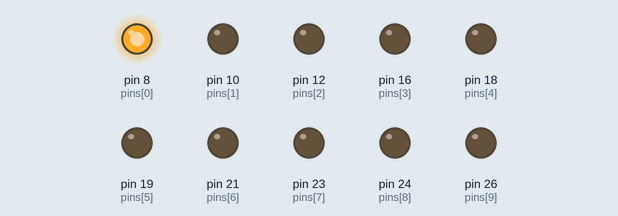
Recording of a program running on a simulated Raspberry Pi (header pin numbers). On the bench: output pins drawn as LEDs (lit = HIGH).

Above: at 0.15 s.
At 1.05 s:
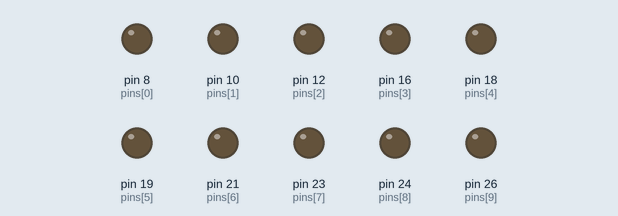
At 1.95 s:
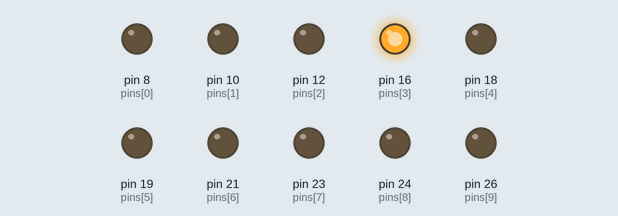
At 3.75 s:
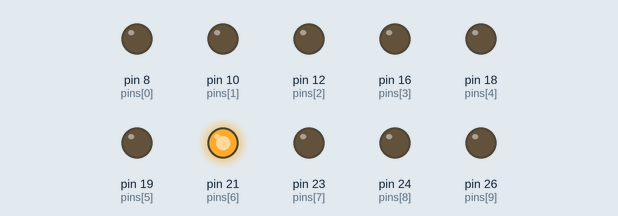
At 5.55 s:
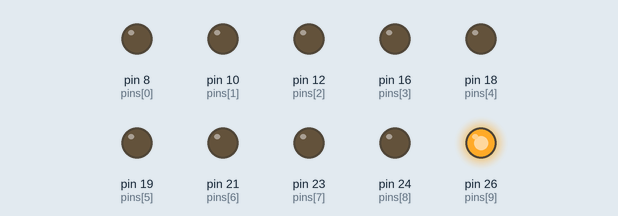
At 7.35 s:
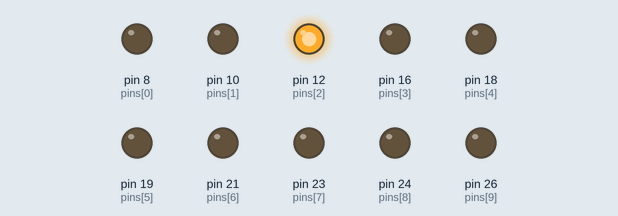
Timing chart, 0 to 7.8 s (numbered marks = the images above):
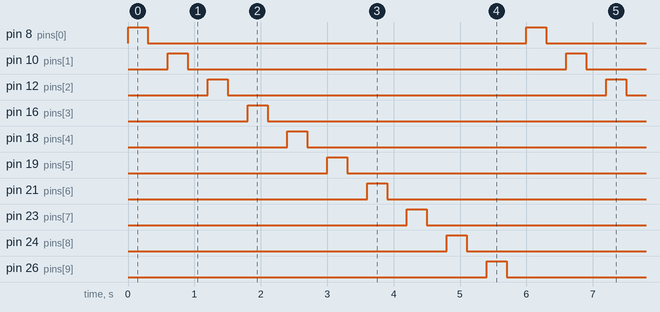

Measured:
- by itself, pin 8 (pins[0]), pin 10 (pins[1]), pin 12 (pins[2]), pin 16 (pins[3]), pin 18 (pins[4]), pin 19 (pins[5]), pin 21 (pins[6]), pin 23 (pins[7]), pin 24 (pins[8]), pin 26 (pins[9]): alternates HIGH for 0.30 s and LOW for 5.7 s
- by itself, everything shown: repeats every 6.0 s, in 20 steps

The program:

led.py
```python
# Write your code here :-)
import RPi.GPIO as GPIO
from time import sleep
import curses

# Now we setup  the GPIO
GPIO.setwarnings(False)
GPIO.setmode(GPIO.BOARD)


# Now we switch it on and off
t = 0.30
pins = [8, 10, 12, 16, 18, 19, 21, 23, 24, 26]

# Make the pins ready
for pin in pins:
    GPIO.setup(pin, GPIO.OUT, initial= GPIO.LOW)


while True:


    for pin in pins:

        GPIO.output(pin, GPIO.HIGH)
        sleep(t)
        GPIO.output(pin,GPIO.LOW)
        sleep(t)
```
